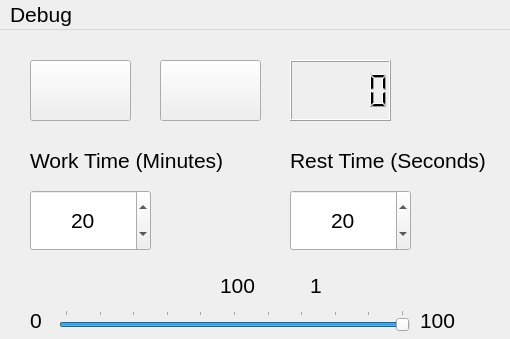
<?xml version="1.0" encoding="UTF-8"?>
<ui version="4.0">
 <class>EyeClockClass</class>
 <widget class="QMainWindow" name="EyeClockClass">
  <property name="geometry">
   <rect>
    <x>0</x>
    <y>0</y>
    <width>510</width>
    <height>339</height>
   </rect>
  </property>
  <property name="sizePolicy">
   <sizepolicy hsizetype="Fixed" vsizetype="Fixed">
    <horstretch>0</horstretch>
    <verstretch>0</verstretch>
   </sizepolicy>
  </property>
  <property name="font">
   <font>
    <pointsize>16</pointsize>
   </font>
  </property>
  <property name="mouseTracking">
   <bool>true</bool>
  </property>
  <property name="tabletTracking">
   <bool>true</bool>
  </property>
  <property name="contextMenuPolicy">
   <enum>Qt::DefaultContextMenu</enum>
  </property>
  <property name="windowTitle">
   <string>EyeClock</string>
  </property>
  <widget class="QWidget" name="centralWidget">
   <widget class="QPushButton" name="startButton">
    <property name="geometry">
     <rect>
      <x>30</x>
      <y>30</y>
      <width>101</width>
      <height>61</height>
     </rect>
    </property>
    <property name="font">
     <font>
      <pointsize>12</pointsize>
     </font>
    </property>
    <property name="text">
     <string/>
    </property>
    <property name="icon">
     <iconset resource="EyeClock.qrc">
      <normaloff>:/EyeClock/PlayIcon</normaloff>:/EyeClock/PlayIcon</iconset>
    </property>
    <property name="iconSize">
     <size>
      <width>32</width>
      <height>32</height>
     </size>
    </property>
   </widget>
   <widget class="QPushButton" name="resetButton">
    <property name="geometry">
     <rect>
      <x>160</x>
      <y>30</y>
      <width>101</width>
      <height>61</height>
     </rect>
    </property>
    <property name="font">
     <font>
      <pointsize>12</pointsize>
     </font>
    </property>
    <property name="text">
     <string/>
    </property>
    <property name="icon">
     <iconset resource="EyeClock.qrc">
      <normaloff>:/EyeClock/ResetIcon</normaloff>:/EyeClock/ResetIcon</iconset>
    </property>
    <property name="iconSize">
     <size>
      <width>32</width>
      <height>32</height>
     </size>
    </property>
   </widget>
   <widget class="QLCDNumber" name="clockLCD">
    <property name="geometry">
     <rect>
      <x>290</x>
      <y>30</y>
      <width>101</width>
      <height>61</height>
     </rect>
    </property>
    <property name="digitCount">
     <number>5</number>
    </property>
   </widget>
   <widget class="QSpinBox" name="workTimeBox">
    <property name="geometry">
     <rect>
      <x>30</x>
      <y>160</y>
      <width>121</width>
      <height>61</height>
     </rect>
    </property>
    <property name="alignment">
     <set>Qt::AlignCenter</set>
    </property>
    <property name="minimum">
     <number>5</number>
    </property>
    <property name="maximum">
     <number>60</number>
    </property>
    <property name="singleStep">
     <number>5</number>
    </property>
    <property name="value">
     <number>20</number>
    </property>
   </widget>
   <widget class="QSpinBox" name="restTimeBox">
    <property name="geometry">
     <rect>
      <x>290</x>
      <y>160</y>
      <width>121</width>
      <height>61</height>
     </rect>
    </property>
    <property name="alignment">
     <set>Qt::AlignCenter</set>
    </property>
    <property name="minimum">
     <number>10</number>
    </property>
    <property name="maximum">
     <number>60</number>
    </property>
    <property name="singleStep">
     <number>5</number>
    </property>
    <property name="value">
     <number>20</number>
    </property>
   </widget>
   <widget class="QLabel" name="label">
    <property name="geometry">
     <rect>
      <x>30</x>
      <y>110</y>
      <width>201</width>
      <height>41</height>
     </rect>
    </property>
    <property name="text">
     <string>Work Time (Minutes)</string>
    </property>
   </widget>
   <widget class="QLabel" name="label_2">
    <property name="geometry">
     <rect>
      <x>290</x>
      <y>110</y>
      <width>201</width>
      <height>41</height>
     </rect>
    </property>
    <property name="text">
     <string>Rest Time (Seconds)</string>
    </property>
   </widget>
   <widget class="QLabel" name="statusBox">
    <property name="geometry">
     <rect>
      <x>430</x>
      <y>30</y>
      <width>61</width>
      <height>61</height>
     </rect>
    </property>
    <property name="text">
     <string/>
    </property>
    <property name="pixmap">
     <pixmap resource="EyeClock.qrc">:/EyeClock/WorkingPicture</pixmap>
    </property>
    <property name="scaledContents">
     <bool>true</bool>
    </property>
   </widget>
   <widget class="QSlider" name="volumeSlider">
    <property name="geometry">
     <rect>
      <x>59</x>
      <y>280</y>
      <width>351</width>
      <height>22</height>
     </rect>
    </property>
    <property name="mouseTracking">
     <bool>true</bool>
    </property>
    <property name="tabletTracking">
     <bool>true</bool>
    </property>
    <property name="maximum">
     <number>100</number>
    </property>
    <property name="value">
     <number>100</number>
    </property>
    <property name="orientation">
     <enum>Qt::Horizontal</enum>
    </property>
    <property name="tickPosition">
     <enum>QSlider::TicksAbove</enum>
    </property>
    <property name="tickInterval">
     <number>10</number>
    </property>
   </widget>
   <widget class="QLabel" name="label_3">
    <property name="geometry">
     <rect>
      <x>30</x>
      <y>270</y>
      <width>21</width>
      <height>41</height>
     </rect>
    </property>
    <property name="text">
     <string>0</string>
    </property>
   </widget>
   <widget class="QLabel" name="label_4">
    <property name="geometry">
     <rect>
      <x>420</x>
      <y>270</y>
      <width>41</width>
      <height>41</height>
     </rect>
    </property>
    <property name="text">
     <string>100</string>
    </property>
   </widget>
   <widget class="QLabel" name="sliderLabel">
    <property name="geometry">
     <rect>
      <x>220</x>
      <y>240</y>
      <width>41</width>
      <height>31</height>
     </rect>
    </property>
    <property name="text">
     <string>100</string>
    </property>
   </widget>
   <widget class="QLabel" name="debugLabel">
    <property name="geometry">
     <rect>
      <x>310</x>
      <y>240</y>
      <width>91</width>
      <height>31</height>
     </rect>
    </property>
    <property name="text">
     <string>1</string>
    </property>
   </widget>
  </widget>
  <widget class="QMenuBar" name="menuBar">
   <property name="geometry">
    <rect>
     <x>0</x>
     <y>0</y>
     <width>510</width>
     <height>21</height>
    </rect>
   </property>
   <widget class="QMenu" name="debugMenu">
    <property name="title">
     <string>Debug</string>
    </property>
    <addaction name="dRingBell"/>
    <addaction name="dRingAlarm"/>
    <addaction name="separator"/>
    <addaction name="dBellTime"/>
    <addaction name="dAlarmTime"/>
   </widget>
   <addaction name="debugMenu"/>
  </widget>
  <action name="actionExit">
   <property name="text">
    <string>Exit</string>
   </property>
  </action>
  <action name="actionDefault">
   <property name="text">
    <string>Default</string>
   </property>
  </action>
  <action name="dRingBell">
   <property name="text">
    <string>Ring Bell</string>
   </property>
  </action>
  <action name="dRingAlarm">
   <property name="text">
    <string>Ring Alarm</string>
   </property>
  </action>
  <action name="dBellTime">
   <property name="text">
    <string>Almost Bell Time</string>
   </property>
  </action>
  <action name="dAlarmTime">
   <property name="text">
    <string>Almost Alarm Time</string>
   </property>
  </action>
 </widget>
 <layoutdefault spacing="6" margin="11"/>
 <resources>
  <include location="EyeClock.qrc"/>
  <include location="../../../.designer/backup/EyeClock.qrc"/>
 </resources>
 <connections/>
</ui>
